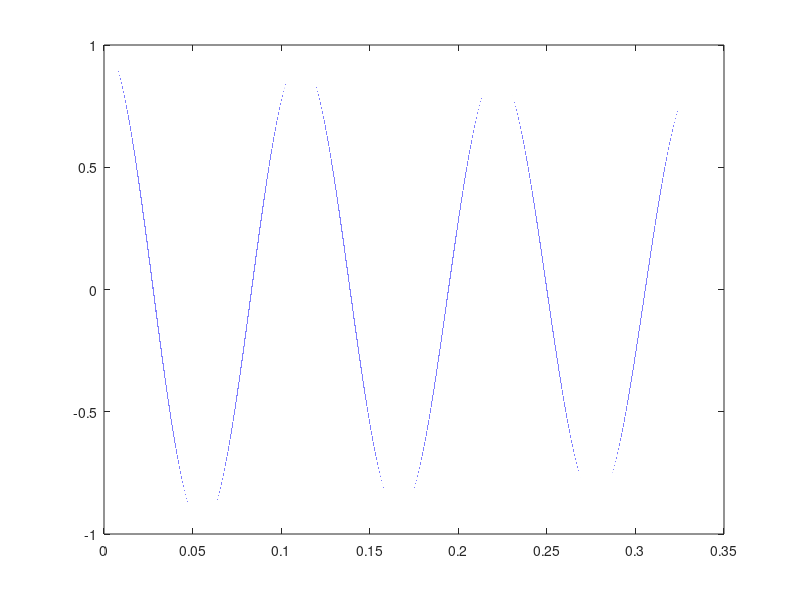

This figure's MATLAB source:
close all;
clear all;
clc;
a = 9;
Tp = 1/a;
Np = 3;
Ns = 1e6;
Timewindow = Np*Tp;
ts = Timewindow/(Ns-1);
t = (0:ts:Timewindow);
x = find(t == Tp/2);
y = exp(-0.5*t).*cos(2*pi*t*9);
plot(t,y,'blue');